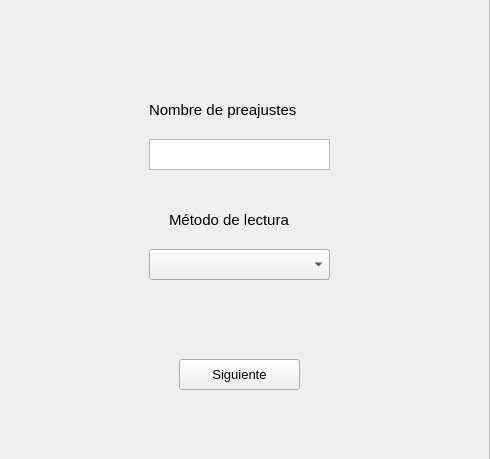
<?xml version="1.0" encoding="UTF-8"?>
<ui version="4.0">
 <class>Form</class>
 <widget class="QWidget" name="Form">
  <property name="geometry">
   <rect>
    <x>0</x>
    <y>0</y>
    <width>490</width>
    <height>459</height>
   </rect>
  </property>
  <property name="windowTitle">
   <string>Form</string>
  </property>
  <widget class="QFrame" name="frame">
   <property name="geometry">
    <rect>
     <x>-1</x>
     <y>-1</y>
     <width>491</width>
     <height>551</height>
    </rect>
   </property>
   <property name="frameShape">
    <enum>QFrame::StyledPanel</enum>
   </property>
   <property name="frameShadow">
    <enum>QFrame::Raised</enum>
   </property>
   <widget class="QComboBox" name="source_input">
    <property name="geometry">
     <rect>
      <x>150</x>
      <y>250</y>
      <width>181</width>
      <height>31</height>
     </rect>
    </property>
   </widget>
   <widget class="QLabel" name="label">
    <property name="geometry">
     <rect>
      <x>170</x>
      <y>210</y>
      <width>151</width>
      <height>21</height>
     </rect>
    </property>
    <property name="font">
     <font>
      <pointsize>11</pointsize>
     </font>
    </property>
    <property name="text">
     <string>Método de lectura</string>
    </property>
   </widget>
   <widget class="QPushButton" name="pushButton">
    <property name="geometry">
     <rect>
      <x>180</x>
      <y>360</y>
      <width>121</width>
      <height>31</height>
     </rect>
    </property>
    <property name="font">
     <font>
      <pointsize>10</pointsize>
     </font>
    </property>
    <property name="text">
     <string>Siguiente</string>
    </property>
   </widget>
   <widget class="QLabel" name="label_3">
    <property name="geometry">
     <rect>
      <x>150</x>
      <y>100</y>
      <width>181</width>
      <height>21</height>
     </rect>
    </property>
    <property name="font">
     <font>
      <pointsize>11</pointsize>
     </font>
    </property>
    <property name="text">
     <string>Nombre de preajustes</string>
    </property>
   </widget>
   <widget class="QTextEdit" name="name_input">
    <property name="geometry">
     <rect>
      <x>150</x>
      <y>140</y>
      <width>181</width>
      <height>31</height>
     </rect>
    </property>
   </widget>
  </widget>
 </widget>
 <resources/>
 <connections/>
</ui>
